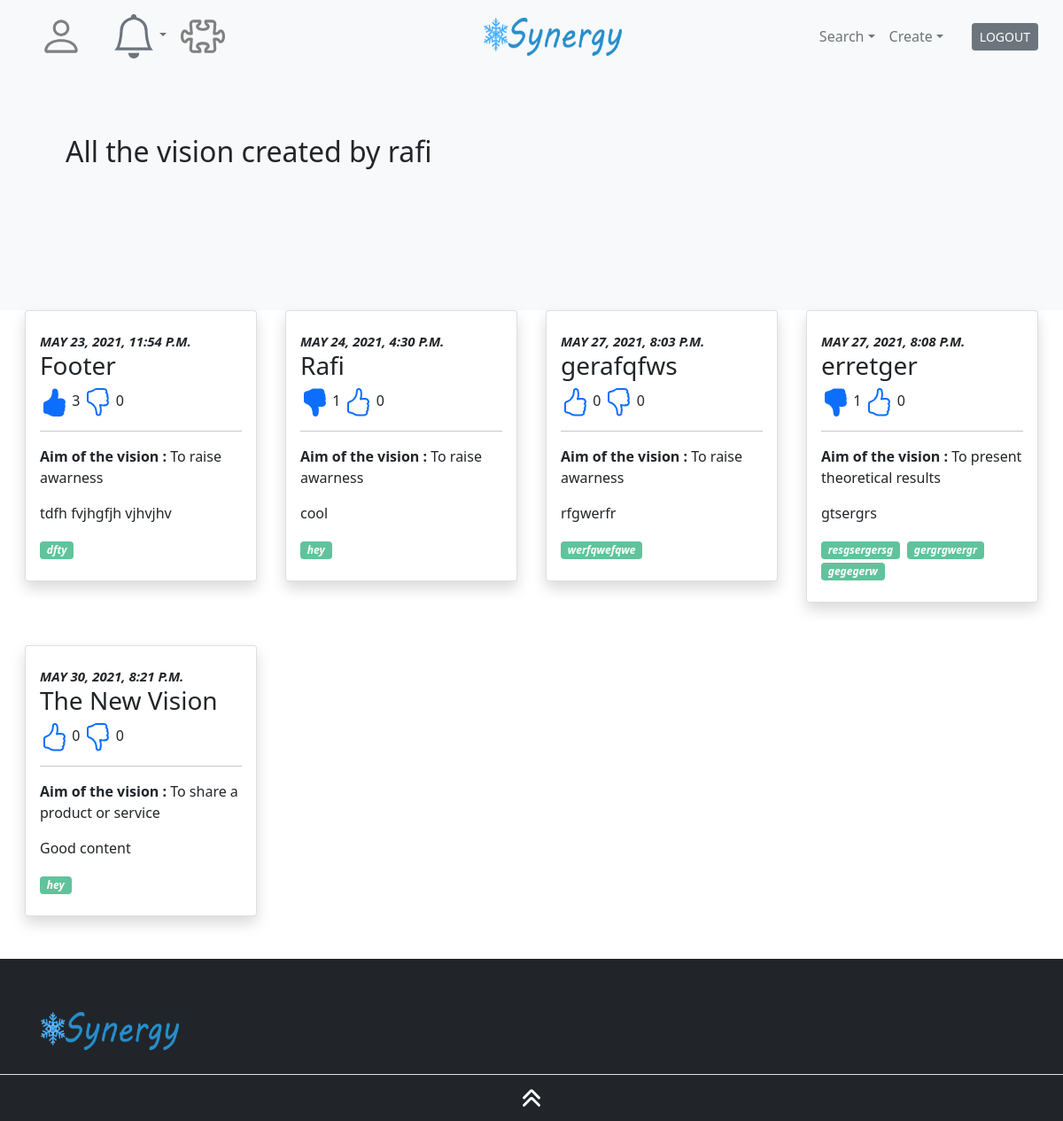
The app's page /accounts/profile/vision/rafi/ (signed in) with its own data.
### knowledge/models.py (models this page shows, shortened)
class Vision(models.Model):
    title = models.CharField(max_length=100, unique=True, )
    user = models.ForeignKey(settings.AUTH_USER_MODEL,on_delete=models.CASCADE, default=1)
    content = models.TextField(max_length=444,default="NA")
    aim_vision = models.CharField(max_length=30, choices=Aims)
    keywords = TaggableManager()
    slug = models.SlugField(max_length= 250,unique=True)
    date_publication = models.DateTimeField(auto_now_add=True)

### accounts/views.py (the view)
# urls.py: path("profile/vision/<str:username>/", views.view_vision_created, name="view_vision_created"),
@login_required
def view_vision_created(request,username):
    user_profile = User.objects.get(username=username)
    vision_created = Vision.objects.filter(user_id=user_profile.id)
    editable = False
    if request.user == user_profile:
        editable = True
    aim = {
        1: "To raise awarness",
        2: "To share a product or service",
        3: "To search for improvement",
        4: "To present theoretical results ",
        5: "To make laugh",
        6: "Others",
        }
    list = []
    for vision in vision_created:
        my_dict = {'Type': [], 'ID': [], 'Name': [] , 'Date': [], 'Slug': [], 'Content': [], 'Description': [], 'Aim': [], 'User': [], 'User_Type': [], 'Likes': [],'Dislikes': [], 'L': [],'D': []}
        my_dict['Type'].append("Vision")
        my_dict['Name'].append(vision.title)
        my_dict['ID'].append(vision.id)
        my_dict['Date'].append(vision.date_publication)
        my_dict['Slug'].append(vision.slug)
        my_dict['Content'].append(vision.content)
        my_dict['Description'].append(vision.keywords)
        for keys in aim:
            if int(vision.aim_vision) == keys:
                my_dict['Aim'].append(aim[keys])
        vision_likes = Liked_Vision.objects.filter(vision_related_id=vision.id).count
        my_dict['Likes'].append(vision_likes)
        vision_dislikes = Disliked_Vision.objects.filter(vision_related_id=vision.id).count
        my_dict['Dislikes'].append(vision_dislikes)
        if Liked_Vision.objects.filter(Q(user_related_id=request.user.id) & Q(vision_related_id=vision.id)).exists():
            my_dict['L'].append("Yes")
        else:
            my_dict['L'].append("No")
        if Disliked_Vision.objects.filter(Q(user_related_id=request.user.id) & Q(vision_related_id=vision.id)).exists():
            my_dict['D'].append("Yes")
        else:
            my_dict['D'].append("No")
        list.append(my_dict)
    return render(request, "dist/inside/profile/vision_created.html", context={"list":list, "user_profile": user_profile, "vision_created": vision_created, "editable": editable})

### template/dist/inside/profile/vision_created.html (shortened to what this page needs)
{% extends "dist/inside/template_inside.html" %}
{% block contenu %}
    <main>
        <section class="bg-light pb-6 pb-md-0">
            <div class=container>
                <div class="col-lg-10 py-9 py-lg-10 z-index-1">
                    <h2>All the vision created by {{user_profile.username}}</h2>
                </div>
            </div>
        </section>
        <section>
            <div class="row px-4">
                {% if not list %}
                    <h4>{{user_profile.username}} has not yet created a vision</h4>
                {% else %}
                    {% for view_vision in list %}
                        <div class="col-md-12 col-lg-3 px-3 mb-5" data-aos=fade-up>
                            <div class="card shadow lift rounded">
                                <div class="card-body py-4">
                                    <p class="font-size-6 text-uppercase font-weight-bold mb-0"><i>{{ view_vision.Date.0 }}</i></p>
                                    <h3 class=card-title>{{ view_vision.Name.0 }}</h3>
                                    {% if view_vision.L.0 == "Yes" %}
                                        <a href="{% url 'accounts:vision_add_like' slug=view_vision.Slug.0 %}"></a> {{ view_vision.Likes.0 }}
                                        <a href="#"></a> {{ view_vision.Dislikes.0 }}
                                    {% elif view_vision.D.0 == "Yes" %}
                                        <a href="{% url 'accounts:vision_add_dislike' slug=view_vision.Slug.0 %}"></a> {{ view_vision.Dislikes.0 }}
                                        <a href="#"></a> {{ view_vision.Likes.0 }}
                                    {% else %}
                                        <a href="{% url 'accounts:vision_add_like' slug=view_vision.Slug.0 %}"></a> {{ view_vision.Likes.0 }}
                                        <a href="{% url 'accounts:vision_add_dislike' slug=view_vision.Slug.0 %}"></a> {{ view_vision.Dislikes.0 }}
                                    {% endif %}
                                    <hr>
                                    <p class=card-text><strong>Aim of the vision : </strong> {{ view_vision.Aim.0 }}</p>
                                    <p class=card-text>{{ view_vision.Content.0 }}</p>
                                    {% for v in vision_created %}
                                        {% if v.id == view_vision.ID.0 %}
                                            {% for keyword in v.keywords.all %}
                                                <i class="mr-1 badge badge-success">{{ keyword }}</i>
                                            {% endfor %}
                                        {% endif %}
                                    {% endfor %}
                                </div>
                            </div>
                        </div>
                    {% endfor %}
                {% endif %}
            </div>
        </section>
    </main>
{% endblock %}

### records on screen
Vision: Date.0 "MAY 23, 2021, 11:54 P.M.", Name.0 "Footer", Content.0 "tdfh fvjhgfjh vjhvjhv"
Tag: name "dfty"
Vision: Date.0 "MAY 24, 2021, 4:30 P.M.", Name.0 "Rafi", Content.0 "cool"
Tag: name "hey"
Vision: Date.0 "MAY 27, 2021, 8:03 P.M.", Name.0 "gerafqfws", Content.0 "rfgwerfr"
Tag: name "werfqwefqwe"
Vision: Date.0 "MAY 27, 2021, 8:08 P.M.", Name.0 "erretger", Content.0 "gtsergrs"
Tag: name "resgsergersg"
Tag: name "gergrgwergr"
Tag: name "gegegerw"
Vision: Date.0 "MAY 30, 2021, 8:21 P.M.", Name.0 "The New Vision", Content.0 "Good content"

### other values on screen
{{ user_profile.username }} "rafi"
{{ view_vision.Likes.0 }} "3"
{{ view_vision.Dislikes.0 }} "0"
{{ view_vision.Aim.0 }} "To raise awarness" "To raise awarness" "To raise awarness" "To present theoretical results" "To share a product or service"
{{ view_vision.Dislikes.0 }} "1" "1"
{{ view_vision.Likes.0 }} "0" "0"
{{ view_vision.Dislikes.0 }} "0" "0"
